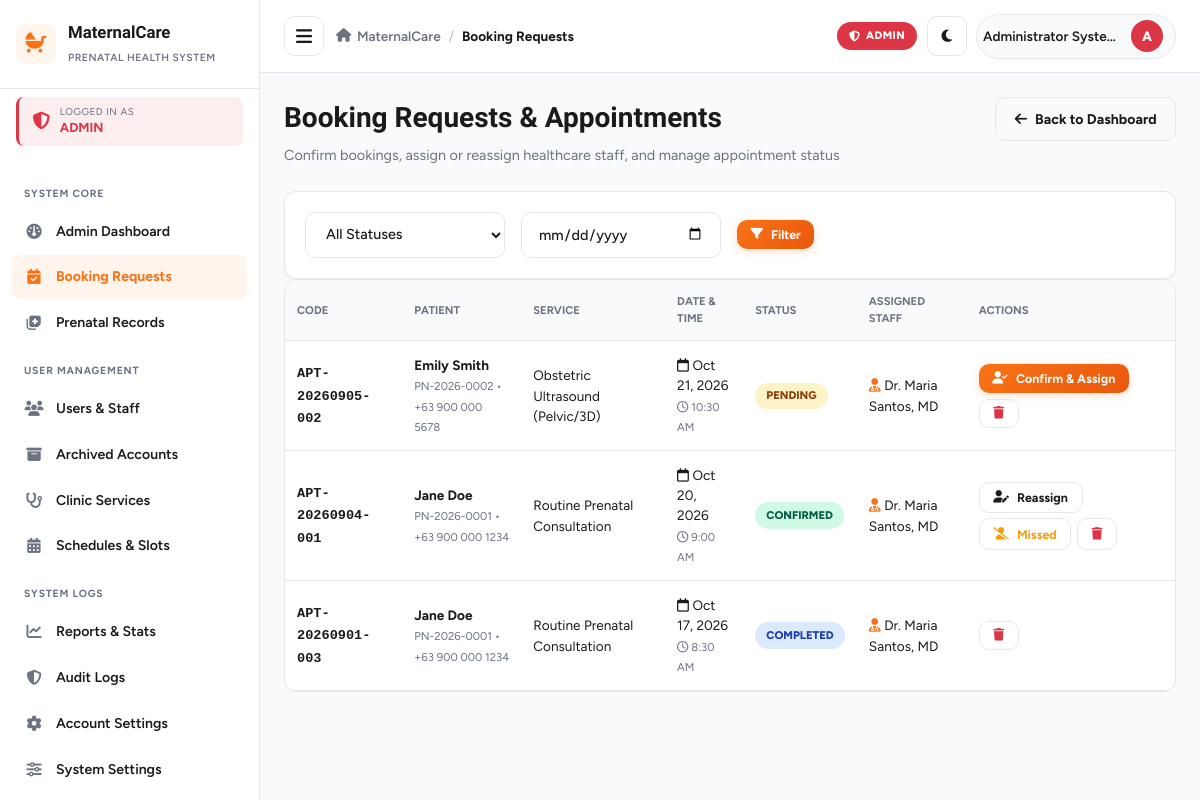
The page /admin_appointments.php (signed in) on the database its author committed.
### tables this page shows
CREATE TABLE IF NOT EXISTS `appointments` (
    `id` INT AUTO_INCREMENT PRIMARY KEY,
    `appointment_code` VARCHAR(20) NOT NULL UNIQUE,
    `patient_id` INT NOT NULL,
    `service_id` INT NOT NULL,
    `healthcare_worker_id` INT DEFAULT NULL,
    `appointment_date` DATE NOT NULL,
    `appointment_time` TIME NOT NULL,
    `status` ENUM('pending', 'confirmed', 'completed', 'cancelled', 'missed') NOT NULL DEFAULT 'pending',
    `notes` TEXT DEFAULT NULL,
    `room` VARCHAR(100) DEFAULT NULL,
    `worker_notified` TINYINT(1) NOT NULL DEFAULT 0,
    `worker_confirmed_at` DATETIME DEFAULT NULL,
    `created_at` TIMESTAMP DEFAULT CURRENT_TIMESTAMP,
    `updated_at` TIMESTAMP DEFAULT CURRENT_TIMESTAMP ON UPDATE CURRENT_TIMESTAMP,
    INDEX `idx_appt_date_service` (`appointment_date`, `service_id`, `status`),
    FOREIGN KEY (`patient_id`) REFERENCES `patients`(`id`) ON DELETE CASCADE,
    FOREIGN KEY (`service_id`) REFERENCES `services`(`id`) ON DELETE RESTRICT,
    FOREIGN KEY (`healthcare_worker_id`) REFERENCES `users`(`id`) ON DELETE SET NULL
);

CREATE TABLE IF NOT EXISTS `users` (
    `id` INT AUTO_INCREMENT PRIMARY KEY,
    `username` VARCHAR(50) NOT NULL UNIQUE,
    `email` VARCHAR(100) NOT NULL UNIQUE,
    `password` VARCHAR(255) NOT NULL,
    `role` ENUM('patient', 'healthcare_worker', 'admin') NOT NULL DEFAULT 'patient',
    `full_name` VARCHAR(100) NOT NULL,
    `phone` VARCHAR(20) DEFAULT NULL,
    `status` ENUM('active', 'inactive', 'archived') NOT NULL DEFAULT 'active',
    `address` TEXT DEFAULT NULL,
    `avatar` VARCHAR(255) DEFAULT NULL,
    `room` VARCHAR(100) DEFAULT NULL,
    `deleted_at` TIMESTAMP NULL DEFAULT NULL,
    `created_at` TIMESTAMP DEFAULT CURRENT_TIMESTAMP,
    `updated_at` TIMESTAMP DEFAULT CURRENT_TIMESTAMP ON UPDATE CURRENT_TIMESTAMP
);

CREATE TABLE IF NOT EXISTS `patients` (
    `id` INT AUTO_INCREMENT PRIMARY KEY,
    `user_id` INT NOT NULL,
    `patient_code` VARCHAR(20) NOT NULL UNIQUE,
    `dob` DATE DEFAULT NULL,
    `address` TEXT DEFAULT NULL,
    `blood_type` VARCHAR(5) DEFAULT 'A+',
    `emergency_contact_name` VARCHAR(100) DEFAULT NULL,
    `emergency_contact_phone` VARCHAR(20) DEFAULT NULL,
    `lmp` DATE DEFAULT NULL,
    `edd` DATE DEFAULT NULL,
    `gravida` INT DEFAULT 1,
    `para` INT DEFAULT 0,
    `abortus` INT DEFAULT 0,
    `medical_history` TEXT DEFAULT NULL,
    `created_at` TIMESTAMP DEFAULT CURRENT_TIMESTAMP,
    FOREIGN KEY (`user_id`) REFERENCES `users`(`id`) ON DELETE CASCADE
);

CREATE TABLE IF NOT EXISTS `services` (
    `id` INT AUTO_INCREMENT PRIMARY KEY,
    `service_name` VARCHAR(100) NOT NULL,
    `description` TEXT DEFAULT NULL,
    `duration_minutes` INT NOT NULL DEFAULT 30,
    `max_daily_slots` INT NOT NULL DEFAULT 15,
    `is_active` TINYINT(1) NOT NULL DEFAULT 1,
    `created_at` TIMESTAMP DEFAULT CURRENT_TIMESTAMP
);

### config.php (called while the page is built, shortened)
<?php
function sanitize($data) {
    return htmlspecialchars(trim((string)$data), ENT_QUOTES, 'UTF-8');
}
function formatDate($dateStr, $format = 'M d, Y') {
    return date($format, strtotime($dateStr));
}

### admin_appointments.php (the view, shortened to what this page needs)
<?php
require_once __DIR__ . '/config.php';
$statusFilter = $_GET['status'] ?? 'all';
$dateFilter = $_GET['date'] ?? '';
try {
    $db = getDB();
    $sql = "SELECT a.*, s.service_name, u.full_name as patient_name, u.phone as patient_phone, p.patient_code, hw.full_name as worker_name
            FROM appointments a
            JOIN patients p ON a.patient_id = p.id
            JOIN users u ON p.user_id = u.id
            JOIN services s ON a.service_id = s.id
            LEFT JOIN users hw ON a.healthcare_worker_id = hw.id
            WHERE 1=1";
    $params = [];
    $sql .= " ORDER BY FIELD(a.status, 'pending', 'confirmed', 'completed', 'missed', 'cancelled'), a.appointment_date ASC, a.appointment_time ASC";
    $stmt = $db->prepare($sql);
    $stmt->execute($params);
    $appointments = $stmt->fetchAll();
} catch (Exception $e) {
    die("Error loading booking requests: " . $e->getMessage());
}
include __DIR__ . '/../includes/header.php';
?>
<div class="page-header">
    <div class="page-title">
        <h1>Booking Requests & Appointments</h1>
        <p>Confirm bookings, assign or reassign healthcare staff, and manage appointment status</p>
    </div>
    <div>
        <a href="admin_dashboard.php" class="btn btn-outline"><i class="fa-solid fa-arrow-left"></i> Back to Dashboard</a>
    </div>
</div>
<div class="dashboard-card" style="padding: 1.25rem;">
    <form method="GET" action="" style="display:flex; gap:1rem; flex-wrap:wrap; align-items:center;">
        <select name="status" class="form-control" style="max-width:200px;">
            <option value="all" <?php echo $statusFilter === 'all' ? 'selected' : ''; ?>>All Statuses</option>
        </select>
        <input type="date" name="date" class="form-control" style="max-width:200px;" value="<?php echo sanitize($dateFilter); ?>">
        <button type="submit" class="btn btn-primary btn-sm"><i class="fa-solid fa-filter"></i> Filter</button>
    </form>
</div>
<div class="table-responsive">
    <table class="table">
        <thead>
            <tr>
                <th>Code</th>
                <th>Patient</th>
                <th>Service</th>
                <th>Date & Time</th>
                <th>Status</th>
                <th>Assigned Staff</th>
                <th>Actions</th>
            </tr>
        </thead>
        <tbody>
            <?php if (count($appointments) > 0): ?>
                <?php foreach ($appointments as $a): ?>
                    <tr>
                        <td><strong><code><?php echo sanitize($a['appointment_code']); ?></code></strong></td>
                        <td>
                            <strong><?php echo sanitize($a['patient_name']); ?></strong><br>
                            <small class="text-muted"><?php echo sanitize($a['patient_code']); ?> &bull; <?php echo sanitize($a['patient_phone']); ?></small>
                        </td>
                        <td><?php echo sanitize($a['service_name']); ?></td>
                        <td>
                            <i class="fa-regular fa-calendar"></i> <?php echo formatDate($a['appointment_date']); ?><br>
                            <small class="text-muted"><i class="fa-regular fa-clock"></i> <?php echo date('g:i A', strtotime($a['appointment_time'])); ?></small>
                        </td>
                        <td>
                            <span class="badge badge-<?php echo $a['status']; ?>"><?php echo ucfirst($a['status']); ?></span>
                        </td>
                        <td>
                            <?php if (!empty($a['worker_name'])): ?>
                                <i class="fa-solid fa-user-doctor text-primary"></i> <?php echo sanitize($a['worker_name']); ?>
                            <?php else: ?>
                                <span class="badge badge-pending" style="font-size:0.75rem;">Unassigned</span>
                            <?php endif; ?>
                        </td>
                        <td>
                            <div style="display:flex; gap:0.35rem; flex-wrap:wrap;">
                                <?php if ($a['status'] === 'pending'): ?>
                                    <button type="button" class="btn btn-primary btn-sm js-assign-btn"
                                        data-appt='<?php echo htmlspecialchars(json_encode([
                                            "id" => (int)$a["id"], "code" => $a["appointment_code"],
                                            "patient_name" => $a["patient_name"], "service_name" => $a["service_name"],
                                            "date" => $a["appointment_date"], "time" => $a["appointment_time"],
                                            "worker_id" => (int)($a["healthcare_worker_id"] ?? 0),
                                            "room" => $a["room"] ?? '',
                                            "date_formatted" => date("M d, Y", strtotime($a["appointment_date"])),
                                            "time_formatted" => date("g:i A", strtotime($a["appointment_time"]))
                                        ]), ENT_QUOTES, 'UTF-8'); ?>'>
                                        <i class="fa-solid fa-user-check"></i> Confirm & Assign
                                    </button>
                                <?php elseif ($a['status'] === 'confirmed'): ?>
                                    <button type="button" class="btn btn-outline btn-sm js-assign-btn"
                                        data-appt='<?php echo htmlspecialchars(json_encode([
                                            "id" => (int)$a["id"], "code" => $a["appointment_code"],
                                            "patient_name" => $a["patient_name"], "service_name" => $a["service_name"],
                                            "date" => $a["appointment_date"], "time" => $a["appointment_time"],
                                            "worker_id" => (int)($a["healthcare_worker_id"] ?? 0),
                                            "room" => $a["room"] ?? '',
                                            "date_formatted" => date("M d, Y", strtotime($a["appointment_date"])),
                                            "time_formatted" => date("g:i A", strtotime($a["appointment_time"])),
                                            "reassign" => true
                                        ]), ENT_QUOTES, 'UTF-8'); ?>'>
                                        <i class="fa-solid fa-user-pen"></i> Reassign
                                    </button>
                                    <button type="button" class="btn btn-outline btn-sm js-missed-btn" style="color:var(--warning);"
                                        data-appt-id="<?php echo (int)$a['id']; ?>">
                                        <i class="fa-solid fa-user-slash"></i> Missed
                                    </button>
                                <?php endif; ?>
                                <button type="button" class="btn btn-outline btn-sm js-delete-btn" style="color:var(--danger);"
                                    data-appt-id="<?php echo (int)$a['id']; ?>"
                                    data-appt-code="<?php echo htmlspecialchars($a['appointment_code'], ENT_QUOTES, 'UTF-8'); ?>"
                                    data-appt-name="<?php echo htmlspecialchars($a['patient_name'], ENT_QUOTES, 'UTF-8'); ?>"
                                    title="Delete appointment">
                                    <i class="fa-solid fa-trash"></i>
                                </button>
                            </div>
                        </td>
                    </tr>
                <?php endforeach; ?>
            <?php else: ?>
                <tr><td colspan="7" class="text-center p-4 text-muted">No appointments found matching your filters.</td></tr>
            <?php endif; ?>
        </tbody>
    </table>
</div>
<?php include __DIR__ . '/../includes/footer.php'; ?>

### style.css (style rules this page uses)
:root { --primary: #f97316; --primary-dark: #ea580c; --primary-light: #fff5ed; --success: #10b981; --warning: #f59e0b; --danger: #dc3545; --info: #0d6efd; --bg-body: #f8fafc; --surface: #ffffff; --text-dark: #1a1a1a; --text-muted: #6b7280; --border-color: #e5e7eb; --radius-sm: 8px; --radius-md: 12px; --radius-lg: 16px; --shadow-sm: 0 1px 3px rgba(0, 0, 0, 0.05); --shadow-md: 0 4px 12px rgba(0, 0, 0, 0.08); --shadow-lg: 0 10px 30px rgba(0, 0, 0, 0.12); --transition: all 0.25s ease; --sidebar-width: 260px; }
* { margin: 0; padding: 0; box-sizing: border-box; }
html, body { max-width: 100%; overflow-x: hidden; }
body { font-family: 'Figtree', -apple-system, BlinkMacSystemFont, 'Segoe UI', sans-serif; background: var(--bg-body); color: var(--text-dark); line-height: 1.5; font-size: 15px; transition: background 0.3s ease, color 0.3s ease; }
h1, h2, h3, h4, h5, h6 { font-family: 'Bricolage Grotesque', 'Figtree', sans-serif; font-weight: 700; color: var(--text-dark); }
a { color: inherit; text-decoration: none; }
.page-header { display: flex; justify-content: space-between; align-items: flex-start; gap: 1rem; margin-bottom: 1.5rem; flex-wrap: wrap; }
.page-header h1 { font-size: 1.75rem; margin-bottom: 0.35rem; }
.page-header p { color: var(--text-muted); font-size: 0.9rem; }
.dashboard-card { background: var(--surface); border: 1px solid var(--border-color); border-radius: var(--radius-md); padding: 1.5rem; box-shadow: var(--shadow-sm); transition: background 0.3s ease, border-color 0.3s ease; }
.form-control { width: 100%; padding: 0.75rem 1rem; border: 1.5px solid var(--border-color); border-radius: 10px; background: var(--surface); color: var(--text-dark); font-family: inherit; font-size: 0.9rem; font-weight: 500; transition: var(--transition); outline: none; }
.form-control::placeholder { color: var(--text-muted); }
.btn { display: inline-flex; align-items: center; justify-content: center; gap: 0.5rem; padding: 0.65rem 1.15rem; border-radius: 10px; border: none; font-family: inherit; font-size: 0.88rem; font-weight: 700; cursor: pointer; transition: var(--transition); text-decoration: none; white-space: nowrap; }
.btn-primary { background: linear-gradient(135deg, #f97316 0%, #ea580c 100%); color: #fff; box-shadow: 0 2px 8px rgba(249, 115, 22, 0.25); }
.btn-outline { background: transparent; color: var(--text-dark); border: 1.5px solid var(--border-color); }
.btn-sm { padding: 0.45rem 0.85rem; font-size: 0.78rem; }
.badge { display: inline-block; padding: 0.3rem 0.7rem; border-radius: 20px; font-size: 0.7rem; font-weight: 800; text-transform: uppercase; }
.badge-confirmed { background: #d1fae5; color: #065f46; }
.badge-pending { background: #fef3c7; color: #92400e; }
.badge-completed { background: #dbeafe; color: #1e40af; }
.table-responsive { width: 100%; overflow-x: auto; border-radius: var(--radius-md); background: var(--surface); border: 1px solid var(--border-color); }
.table { width: 100%; border-collapse: collapse; font-size: 0.85rem; }
.table th { text-align: left; padding: 0.85rem 0.75rem; font-size: 0.7rem; text-transform: uppercase; color: var(--text-muted); font-weight: 700; background: var(--bg-body); border-bottom: 1px solid var(--border-color); }
.table td { padding: 0.85rem 0.75rem; font-size: 0.85rem; border-bottom: 1px solid var(--border-color); color: var(--text-dark); }
.text-muted { color: var(--text-muted); }
.text-primary { color: var(--primary); }

### rows shown on the page
appointments: appointment_code "APT-20260905-002", users.full_name "Emily Smith", patient.patient_code "PN-2026-0002", users.phone "+63 900 000 5678", service.service_name "Obstetric Ultrasound (Pelvic/3D)", appointment_date "Oct 21, 2026", appointment_time "10:30 AM", status "PENDING", healthcare_worker.full_name "Dr. Maria Santos, MD"
appointments: appointment_code "APT-20260904-001", users.full_name "Jane Doe", patient.patient_code "PN-2026-0001", users.phone "+63 900 000 1234", service.service_name "Routine Prenatal Consultation", appointment_date "Oct 20, 2026", appointment_time "9:00 AM", status "CONFIRMED", healthcare_worker.full_name "Dr. Maria Santos, MD"
appointments: appointment_code "APT-20260901-003", users.full_name "Jane Doe", patient.patient_code "PN-2026-0001", users.phone "+63 900 000 1234", service.service_name "Routine Prenatal Consultation", appointment_date "Oct 17, 2026", appointment_time "8:30 AM", status "COMPLETED", healthcare_worker.full_name "Dr. Maria Santos, MD"

### other values the page prints
$role['label'] "ADMIN"
$item['section'] "SYSTEM CORE"
$item['label'] "Admin Dashboard"
$item['label'] "Booking Requests"
$item['label'] "Prenatal Records"
$item['section'] "USER MANAGEMENT"
$item['label'] "Users & Staff"
$item['label'] "Archived Accounts"
$item['label'] "Clinic Services"
$item['label'] "Schedules & Slots"
$item['section'] "SYSTEM LOGS"
$item['label'] "Reports & Stats"
$item['label'] "Audit Logs"
$item['label'] "Account Settings"
$item['label'] "System Settings"
